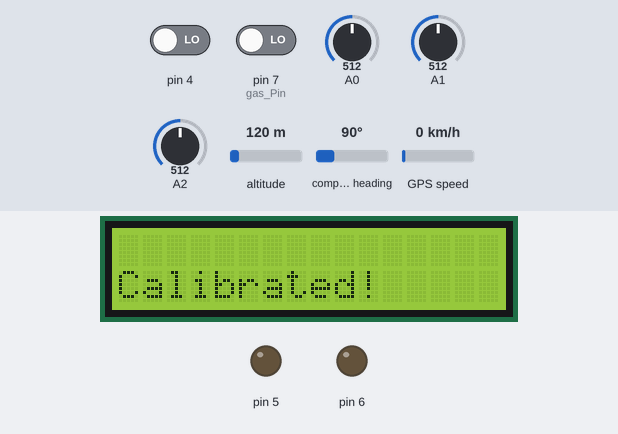
The sketch below on a simulated Arduino Mega 2560, built with avr-gcc and run on an emulated ATmega2560. On the bench: 16×2 character LCD, output pins drawn as LEDs (lit = HIGH). Dashed ring = blinking. The inputs (shaded band) are chosen by the test bench; at power-on: pin 4 LOW, A0 = 512, pin 7 (gas_Pin) LOW, A1 = 512, A2 = 512, altitude 120 m, compass heading 90°, GPS speed 0 km/h. The GPS gets a fix after 3 s at 37.7749, -122.4194 with 8 satellites; the modem accepts every AT command (registered, SIM ready, sends succeed) and sends nothing else.

Above: at 5.2 s.
5.3 s: pin 4 driven HIGH
At 7.3 s:
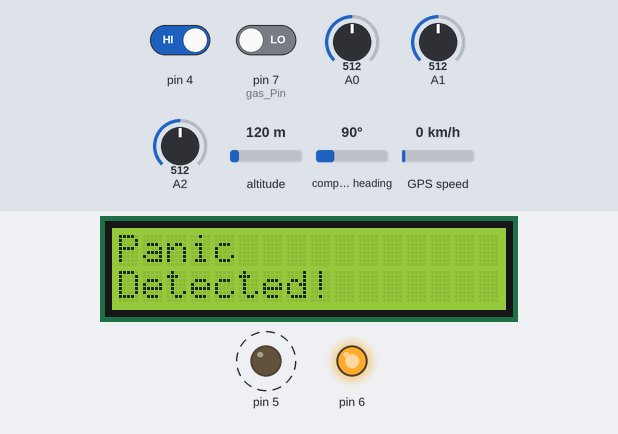
8.3 s: A0 set to 794
9.8 s: A0 set to 824
At 10.3 s:
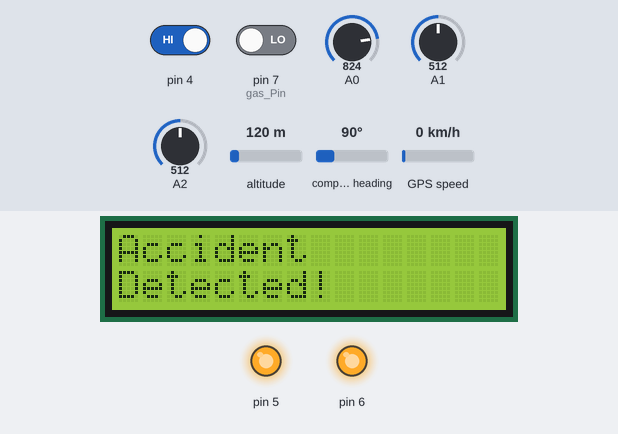
Timing chart, 0 to 12.8 s (numbered marks = the images above; inputs shaded):
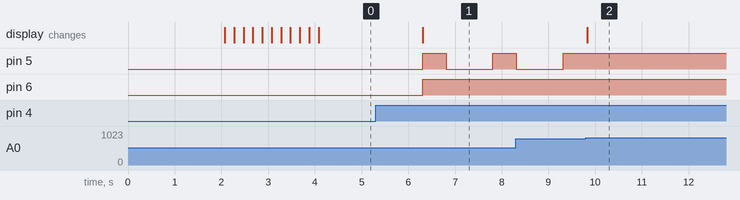

Measured:
- the behaviour switches between 810 and 811 on A0 (found by bisection; images 1 and 2)
- after the input at 5.3 s, pin 5: LOW → HIGH after 1.0 s, → LOW 0.50 s later, → HIGH 1.0 s later; pin 6: LOW → HIGH after 1.0 s; the display: changes after 1.0 s (image 1)
- after the input at 9.8 s, pin 5: stops changing and stays HIGH; the display: changes at once (image 2)

The sketch:

Smart_Helmet.ino
```cpp
#include <LiquidCrystal.h>
#define gas_Pin 7
#define nsample 10
#include <TinyGPS.h>

uint64_t parity = 0;

TinyGPS gps;
// initialize the library by associating any needed LCD interface pin
// with the arduino pin number it is connected to
const int rs = 13, en = 12, d4 = 11, d5 = 10, d6 = 9, d7 = 8;

LiquidCrystal lcd(rs, en, d4, d5, d6, d7);

int xcal, ycal, zcal;

void checkGas() {
    int gas_value = digitalRead(gas_Pin);
    if(gas_value==1) {
        digitalWrite(6,HIGH);
        digitalWrite(5,HIGH);
        lcd.setCursor (0, 1);
        lcd.print("ALCOHOL DETECTED");
        lcd.display();
        while(gas_value == 1) {
            gas_value = digitalRead(gas_Pin);
        }
        digitalWrite(6,LOW);
        digitalWrite(5,LOW);
        lcd.clear();
    }
}

void doGPSmagic(float *flat, float *flon) {
    bool newData = false;
    unsigned long chars;
    unsigned short sentences, failed;
    for (unsigned long start = millis(); millis() - start < 1000;) {
        while (Serial.available()) {
            char c = Serial.read();
            if (gps.encode(c))
                newData = true;
        }
    }
    if (newData) {     //If newData is true
        unsigned long age;
        gps.f_get_position(flat, flon, &age);
    }
}

void calibrateAccelerometer() {
    lcd.setCursor(0, 0);
    lcd.print("Calibrating");
    lcd.display();
    lcd.setCursor(0, 1);
    xcal = 0;
    ycal = 0;
    zcal = 0;
    for(int i=0; i<nsample; i++) {
        lcd.print(".");
        lcd.display();
        xcal += analogRead(A0);
        ycal += analogRead(A1);
        zcal += analogRead(A2);
        delay(200);
    }
    xcal /= nsample;
    ycal /= nsample;
    zcal /= nsample;
    lcd.clear();
    lcd.setCursor(0, 1);
    lcd.print("Calibrated!");
}

void checkCrash() {
    uint32_t xval, yval, zval, A;
    xval = abs(analogRead(A0)-xcal);
    yval = abs(analogRead(A1)-ycal);
    zval = abs(analogRead(A2)-zcal);
    A = (int) sqrt(xval*xval + yval*yval + zval*zval);
    if (A >= 299) {
        lcd.clear();
        lcd.setCursor(0, 0);
        lcd.print("Accident");
        lcd.setCursor(0, 1);
        lcd.print("Detected!");
        lcd.display();
        digitalWrite(6,HIGH);
        digitalWrite(5,HIGH);
        sendsms();
        while(1) {}
    }
}

void sendsms() {
    float flat, flon;
    doGPSmagic(&flat, &flon);
    Serial1.print("AT+CMGF=1\r");
    delay(100);
    Serial1.println("AT + CMGS = \"+917003554703\"");
    delay(100);
    Serial1.println("Accident!!Save Our Soul");
    Serial1.print("Latitude = ");
    Serial1.print(flat == TinyGPS::GPS_INVALID_F_ANGLE ? 0.0 : flat, 6);
    Serial1.print(" Longitude = ");
    Serial1.print(flon == TinyGPS::GPS_INVALID_F_ANGLE ? 0.0 : flon, 6);
    delay(100);
    Serial1.println((char)26);
    delay(100);
    Serial1.println();
    delay(100);
}

void setup() {
    Serial.begin(9600);
    Serial1.begin(9600);
    lcd.begin(16, 2);
    lcd.clear();
    lcd.setCursor(0,0);
    lcd.print("Booting");
    lcd.setCursor(0,1);
    lcd.print("Systems");
    lcd.display();
    delay(2000);
    lcd.clear();
    pinMode(6,OUTPUT);
    pinMode(5,OUTPUT);
    pinMode(A0,INPUT);
    pinMode(A1,INPUT);
    pinMode(A2,INPUT);
    pinMode(4,INPUT);
    calibrateAccelerometer();
}
void checkAccident()
{
  float flat,flon;
  doGPSmagic(&flat, &flon);
  if(flat==30.240455&& flon==-97.8177100)
    {digitalWrite(5,HIGH);
    lcd.clear();
        lcd.setCursor(0, 0);
        lcd.print("Accident");
        lcd.setCursor(0, 1);
        lcd.print("Prone zone!");
        lcd.display();};
}
void panic()
{
  if(digitalRead(4)==HIGH)
  {
    float flat, flon;
    doGPSmagic(&flat, &flon);
     lcd.clear();
        lcd.setCursor(0, 0);
        lcd.print("Panic");
        lcd.setCursor(0, 1);
        lcd.print("Detected!");
        lcd.display();
        digitalWrite(6,HIGH);
        digitalWrite(5,HIGH);
    Serial1.print("AT+CMGF=1\r");
    delay(100);
    Serial1.println("AT + CMGS = \"+917003554703\"");
    delay(100);
    Serial1.println("I need help!!!");
    Serial1.print("Latitude = ");
    Serial1.print(flat == TinyGPS::GPS_INVALID_F_ANGLE ? 0.0 : flat, 6);
    Serial1.print(" Longitude = ");
    Serial1.print(flon == TinyGPS::GPS_INVALID_F_ANGLE ? 0.0 : flon, 6);
    delay(100);
    Serial1.println((char)26);
    delay(100);
    Serial1.println();
    delay(100);
  }

}
void loop()
{
    checkGas();
    checkCrash();
    panic();
    digitalWrite(5,LOW);
}
```
